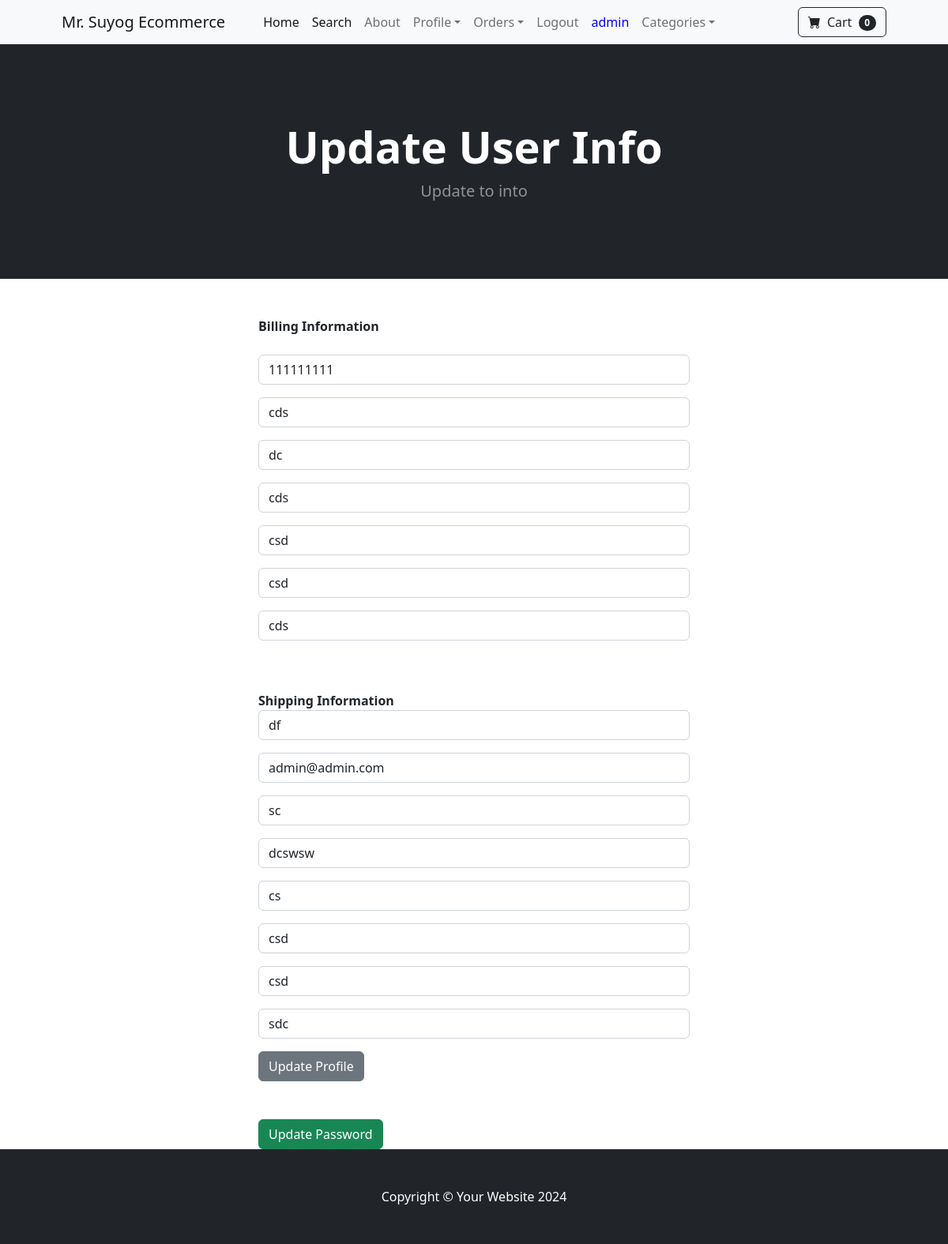
The page /update_info/ (signed in) on the database its author committed.
### store/models.py (models this page shows, shortened)
class Profile(models.Model):
    user = models.OneToOneField(User, on_delete=models.CASCADE)
    date_modified = models.DateTimeField(User, auto_now=True)
    phone = models.CharField(max_length=20, blank=True)
    address1 = models.CharField(max_length=200,blank=True)
    address2 = models.CharField(max_length=200,blank=True)
    city = models.CharField(max_length=200,blank=True)
    state = models.CharField(max_length=200,blank=True)
    zipcode = models.CharField(max_length=200,blank=True)
    country = models.CharField(max_length=200,blank=True)
    old_cart = models.CharField(max_length=200, blank=True, null=True)

### payment/models.py (models this page shows, shortened)
class ShippingAddress(models.Model):
	user = models.ForeignKey(User, on_delete=models.CASCADE, null=True, blank=True)
	shipping_full_name = models.CharField(max_length=255)
	shipping_email = models.CharField(max_length=255)
	shipping_address1 = models.CharField(max_length=255)
	shipping_address2 = models.CharField(max_length=255, null=True, blank=True)
	shipping_city = models.CharField(max_length=255)
	shipping_state = models.CharField(max_length=255, null=True, blank=True)
	shipping_zipcode = models.CharField(max_length=255, null=True, blank=True)
	shipping_country = models.CharField(max_length=255)
	class Meta:
		verbose_name_plural = "Shipping Address"

### store/views.py (the view)
# urls.py: path('update_info/', views.update_info, name='update_info'),
def update_info(request):
	if request.user.is_authenticated:
		current_user = Profile.objects.get(user__id=request.user.id)
		shipping_user = ShippingAddress.objects.get(user__id=request.user.id)
		form = UserInfoForm(request.POST or None, instance=current_user)
		shipping_form = ShippingForm(request.POST or None, instance=shipping_user)
		if form.is_valid() or shipping_form.is_valid():
			form.save()
			shipping_form.save()
			messages.success(request, "Your Info Has Been Updated!!")
			return redirect('home')
		return render(request, "update_info.html", {'form':form, 'shipping_form':shipping_form})
	else:
		messages.success(request, "You Must Be Logged In To Access That Page!!")
		return redirect('home')

### store/forms.py
class UserInfoForm(forms.ModelForm):
	phone = forms.CharField(label="", widget=forms.TextInput(attrs={'class':'form-control', 'placeholder':'Phone'}), required=False)
	address1 = forms.CharField(label="", widget=forms.TextInput(attrs={'class':'form-control', 'placeholder':'Address 1'}), required=False)
	address2 = forms.CharField(label="", widget=forms.TextInput(attrs={'class':'form-control', 'placeholder':'Address 2'}), required=False)
	city = forms.CharField(label="", widget=forms.TextInput(attrs={'class':'form-control', 'placeholder':'City'}), required=False)
	state = forms.CharField(label="", widget=forms.TextInput(attrs={'class':'form-control', 'placeholder':'State'}), required=False)
	zipcode = forms.CharField(label="", widget=forms.TextInput(attrs={'class':'form-control', 'placeholder':'Zipcode'}), required=False)
	country = forms.CharField(label="", widget=forms.TextInput(attrs={'class':'form-control', 'placeholder':'Country'}), required=False)
	class Meta:
		model = Profile
		fields = ('phone', 'address1', 'address2', 'city', 'state', 'zipcode', 'country', )

### cart/cart.py (called while the page is built)
    def __len__(self):
        return len(self.cart)

### cart/context_processors.py (called while the page is built)
def cart(request):
    return{'cart': Cart(request)}

### store/templates/update_info.html (shortened to what this page needs)
{% extends 'base.html' %}
{% load static %}
{% block content %}
<header class="bg-dark py-5">
    <div class="container px-4 px-lg-5 my-5">
        <div class="text-center text-white">
            <h1 class="display-4 fw-bolder">Update User Info</h1>
            <p class="lead fw-normal text-white-50 mb-0">Update to into </p>
        </div>
    </div>
</header>
<div class="container">
    <div class="row">
            <br>
            <div class="col-md-6 offset-md-3">
                <br><br>
                <strong>Billing Information</strong>
                <br><br>
                <form method="POST" action="{% url 'update_info' %}">
                        {{ form.as_p }}
                        <br><br>
                        <strong>Shipping Information</strong>
                        {{ shipping_form.as_p }}
                        <button type="submit" class="btn btn-secondary ">Update Profile</button>
                    </form>
                    <br><br><a class="btn btn-success" href="{% url 'update_password' %}">Update Password</a>
            </div>
    </div>
</div>
{% endblock %}

### store/templates/navbar.html (shortened to what this page needs)
<nav class="navbar navbar-expand-lg navbar-light bg-light">
    <div class="container px-4 px-lg-5">
        <a class="navbar-brand" href="{% url 'home' %}">Mr. Suyog Ecommerce</a>
        <div class="collapse navbar-collapse" id="navbarSupportedContent">
            <ul class="navbar-nav me-auto mb-2 mb-lg-0 ms-lg-4">
                <li class="nav-item"><a class="nav-link active" aria-current="page" href="{% url 'home' %}">Home</a></li>
                <li class="nav-item"><a class="nav-link active" aria-current="page" href="{% url 'search' %}">Search</a></li>
                <li class="nav-item"><a class="nav-link" href="{% url 'about' %}">About</a></li>
    {% if user.is_authenticated %}
<li class="nav-item dropdown">
    <a class="nav-link dropdown-toggle" id="navbarDropdown" href="#" role="button" data-bs-toggle="dropdown" aria-expanded="false">Profile</a>
                </li>
                {% if user.is_superuser %}
            <li class="nav-item dropdown">
              <a class="nav-link dropdown-toggle" id="navbarDropdown" href="#" role="button" data-bs-toggle="dropdown" aria-expanded="false">Orders</a>
                          </li>
              {% endif %}
       <li class="nav-item"><a class="nav-link" href="{% url 'logout' %}">Logout</a></li>
       <li class="nav-item" "><a class="nav-link" href="{% url 'update_info' %} "><span style="color: blue;">{{ request.user }}</span></a></li>
    {% else %}
       <li class="nav-item"><a class="nav-link" href="{% url 'login' %}">Login</a></li>
       <li class="nav-item"><a class="nav-link" href="{% url 'register' %}">Register</a></li>
    {% endif %}
                <li class="nav-item dropdown">
                    <a class="nav-link dropdown-toggle" id="navbarDropdown" href="#" role="button" data-bs-toggle="dropdown" aria-expanded="false">Categories</a>
                </li>
            </ul>
            <form class="d-flex">
<a href="{% url 'cart_summary' %}" class="btn btn-outline-dark"><i class="bi-cart-fill me-1"></i>
                    Cart
<span class="badge bg-dark text-white ms-1 rounded-pill" id="cart_quantity">{{ cart|length }}
</span></a>
            </form>
        </div>
    </div>
</nav>

### rows shown on the page
Profile: phone "111111111", address1 "cds", address2 "dc", city "cds", state "csd", zipcode "csd", country "cds"
ShippingAddress: shipping_full_name "df", shipping_email "admin@admin.com", shipping_address1 "sc", shipping_address2 "dcswsw", shipping_city "cs", shipping_state "csd", shipping_zipcode "csd", shipping_country "sdc"

### other values the page prints
{{ request.user }} "admin"
{{ cart|length }} "0"
